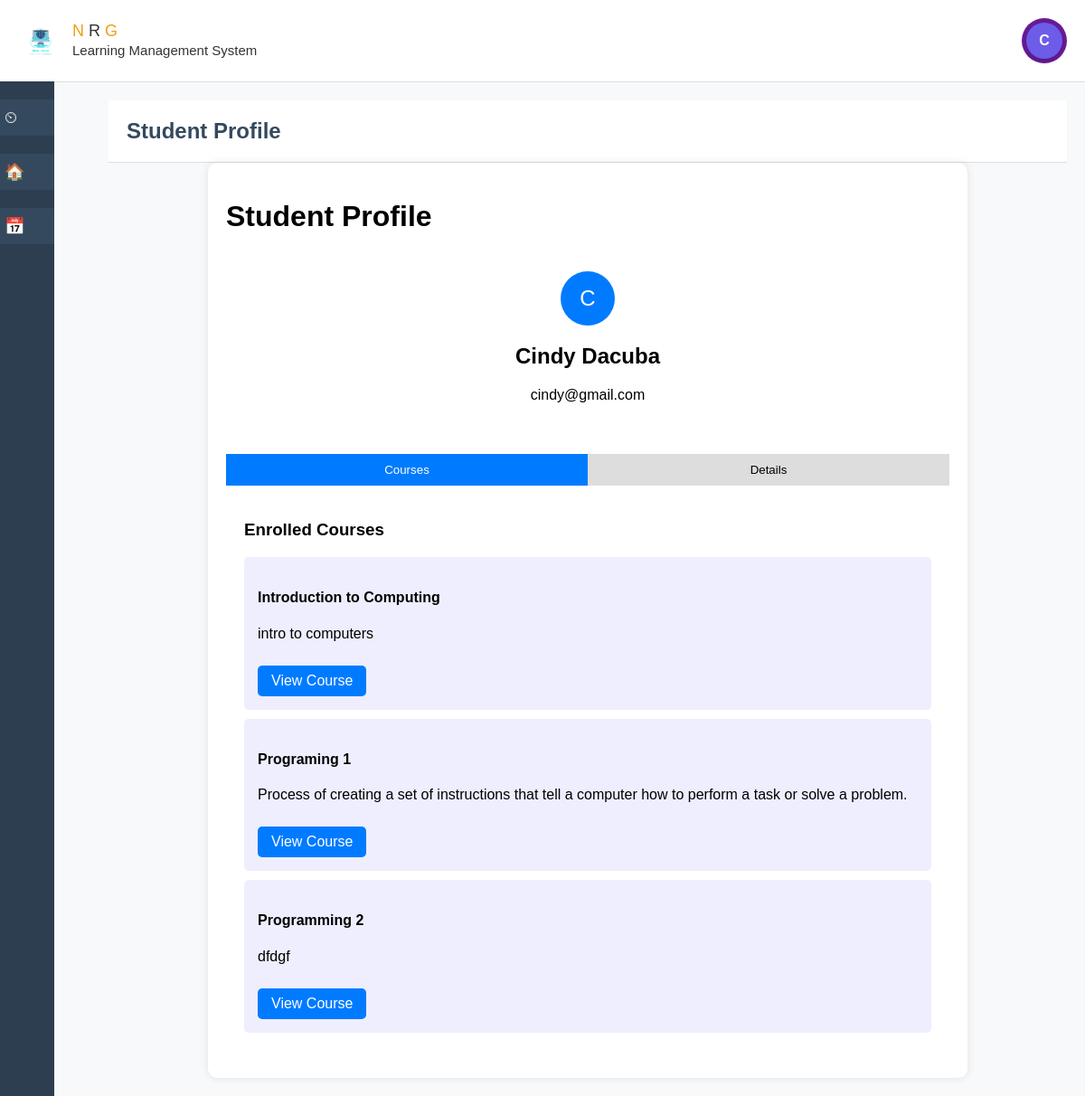
The app's page /sprofile.php (signed in) with its own data.
### tables this page shows
CREATE TABLE `courses` (
  `course_id` int(11) NOT NULL,
  `course_name` varchar(255) NOT NULL,
  `description` text DEFAULT NULL,
  `instructor_id` int(11) DEFAULT NULL,
  `school_year` varchar(20) NOT NULL,
  `course_code` varchar(50) NOT NULL DEFAULT ''
);

### sprofile.php (the view, shortened to what this page needs)
<?php
include('db.php');
$student_id = $_SESSION['user_id'];
$name = $_SESSION['name'] ?? 'Student';
$email = $_SESSION['email'] ?? 'No Email';
$first_letter = strtoupper(substr($name, 0, 1));
$stmt = $conn->prepare("SELECT courses.course_id, courses.course_name, courses.description
                        FROM enrollments
                        JOIN courses ON enrollments.course_id = courses.course_id
                        WHERE enrollments.student_id = ?");
$stmt->bind_param("i", $student_id);
$stmt->execute();
$result = $stmt->get_result();
$enrolled_courses = $result->fetch_all(MYSQLI_ASSOC);
?>
<!DOCTYPE html>
<html lang="en">
<head>
    <link rel="stylesheet" href="dashboard/db.css">
</head>
<body>
<header class="header">
    <div class="logo-container">
        <div class="logo">
            <img src="img/log.png" alt="LMS Logo">
            <div class="logo-text">
                <span>N</span> R <span>G</span><br>
                <small>Learning Management System</small>
            </div>
        </div>
    </div>
    <div class="icons">
        <div class="profile">
            <div id="profile-icon" class="profile-icon"><?= $first_letter ?></div>
        </div>
    </div>
</header>
<div class="sidebar">
    <a href="studentdb.php">⏲ <span>Dashboard</span></a>
    <a href="site.php">🏠 <span>Site Home</span></a>
    <a href="student_calendar.php">📅 <span>Calendar</span></a>
</div>
<div class="content">
    <div class="header">
        <h1>Student Profile</h1>
    </div>
<div class="container">
    <h1>Student Profile</h1>
    <div class="profile-card">
        <div class="circle"><?php echo $first_letter; ?></div>
        <h2><?php echo htmlspecialchars($name); ?></h2>
        <p><?php echo htmlspecialchars($email); ?></p>
    </div>
    <div class="tabs">
        <button class="tab-btn active" onclick="openTab('courses')">Courses</button>
        <button class="tab-btn" onclick="openTab('details')">Details</button>
    </div>
    <div id="courses" class="tab-content active">
        <h3>Enrolled Courses</h3>
        <?php if (empty($enrolled_courses)): ?>
            <p>You are not enrolled in any courses yet.</p>
        <?php else: ?>
            <?php foreach ($enrolled_courses as $course): ?>
                <div class="course-card">
                    <h4><?php echo htmlspecialchars($course['course_name']); ?></h4>
                    <p><?php echo htmlspecialchars($course['description']); ?></p>
                    <a href="courses.php?id=<?php echo $course['course_id']; ?>" class="view-btn">View Course</a>
                </div>
            <?php endforeach; ?>
        <?php endif; ?>
    </div>
</div>
</body>
</html>

### dashboard/db.css (style rules this page uses)
body { font-family: Arial, sans-serif; margin: 0; padding: 0; background-color: #f8f9fa; }
.logo-container { display: flex; align-items: center; }
.logo { display: flex; align-items: center; }
.logo img { height: 50px; margin-right: 10px; }
.logo-text { font-size: 18px; color: #333; }
.logo-text span { color: #f39c12; }
.icons { display: flex; align-items: center; }
.profile { position: relative; }
.profile-icon { display: flex; align-items: center; justify-content: center; width: 40px; height: 40px; background-color: #6c5ce7; color: #fff; font-weight: bold; font-size: 16px; border-radius: 50%; cursor: pointer; box-shadow: 0 2px 6px rgba(0, 0, 0, 0.2); }
.sidebar { width: 60px; background-color: #2c3e50; position: fixed; top: 90px; bottom: 0; display: flex; flex-direction: column; align-items: center; padding-top: 20px; transition: all 0.3s ease; overflow: hidden; }
.sidebar a { width: 100%; height: 40px; display: flex; justify-content: start; align-items: center; background-color: #34495e; color: white; border-radius: 8px; margin-bottom: 20px; text-decoration: none; font-size: 18px; padding-left: 10px; position: relative; transition: background-color 0.3s ease; }
.content { margin-left: 100px; padding: 20px; transition: margin-left 0.3s ease; }
.header { background-color: #ffffff; padding: 20px; border-bottom: 1px solid #ddd; display: flex; justify-content: space-between; align-items: center; }
.header h1 { font-size: 24px; margin: 0; color: #34495e; }
.header .profile { background-color: #6a1b9a; color: white; border-radius: 50%; width: 50px; height: 50px; display: flex; justify-content: center; align-items: center; font-size: 20px; }

### sprofile.php (style rules this page uses)
.container { max-width: 800px; margin: auto; background: white; padding: 20px; border-radius: 10px; box-shadow: 0 0 10px rgba(0, 0, 0, 0.1); }
.profile-card { text-align: center; padding: 20px; }
.circle { width: 60px; height: 60px; background: #007bff; color: white; border-radius: 50%; display: flex; justify-content: center; align-items: center; font-size: 24px; margin: auto; }
.tabs { display: flex; margin-top: 20px; justify-content: space-around; cursor: pointer; }
.tab-btn { padding: 10px; background: #ddd; border: none; cursor: pointer; width: 50%; text-align: center; }
.tab-btn.active { background: #007bff; color: white; }
.tab-content { display: none; padding: 20px; }
.tab-content.active { display: block; }
.course-card { background: #eef; padding: 15px; border-radius: 5px; margin-bottom: 10px; }
.view-btn { display: inline-block; margin-top: 10px; padding: 8px 15px; background: #007bff; color: white; text-decoration: none; border-radius: 5px; }

### records on screen
courses: course_name "Introduction to Computing", description "intro to computers"
courses: course_name "Programing 1", description "Process of creating a set of instructions that tell a computer how to perform a task or solve a problem."
courses: course_name "Programming 2", description "dfdgf"

### other values on screen
$first_letter "C"
$name "Cindy Dacuba"
$email "cindy@gmail.com"
